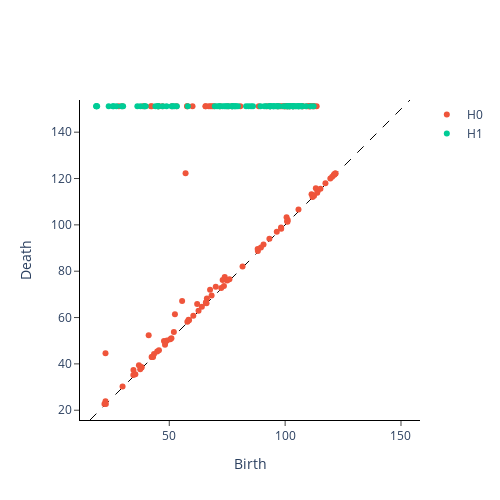

Notebook source saved alongside this figure:
### Code cell
cubical_persistence = CubicalPersistence(n_jobs=-1)
image_cubical = cubical_persistence.fit_transform(image_filtration)

cubical_persistence.plot(image_cubical)
